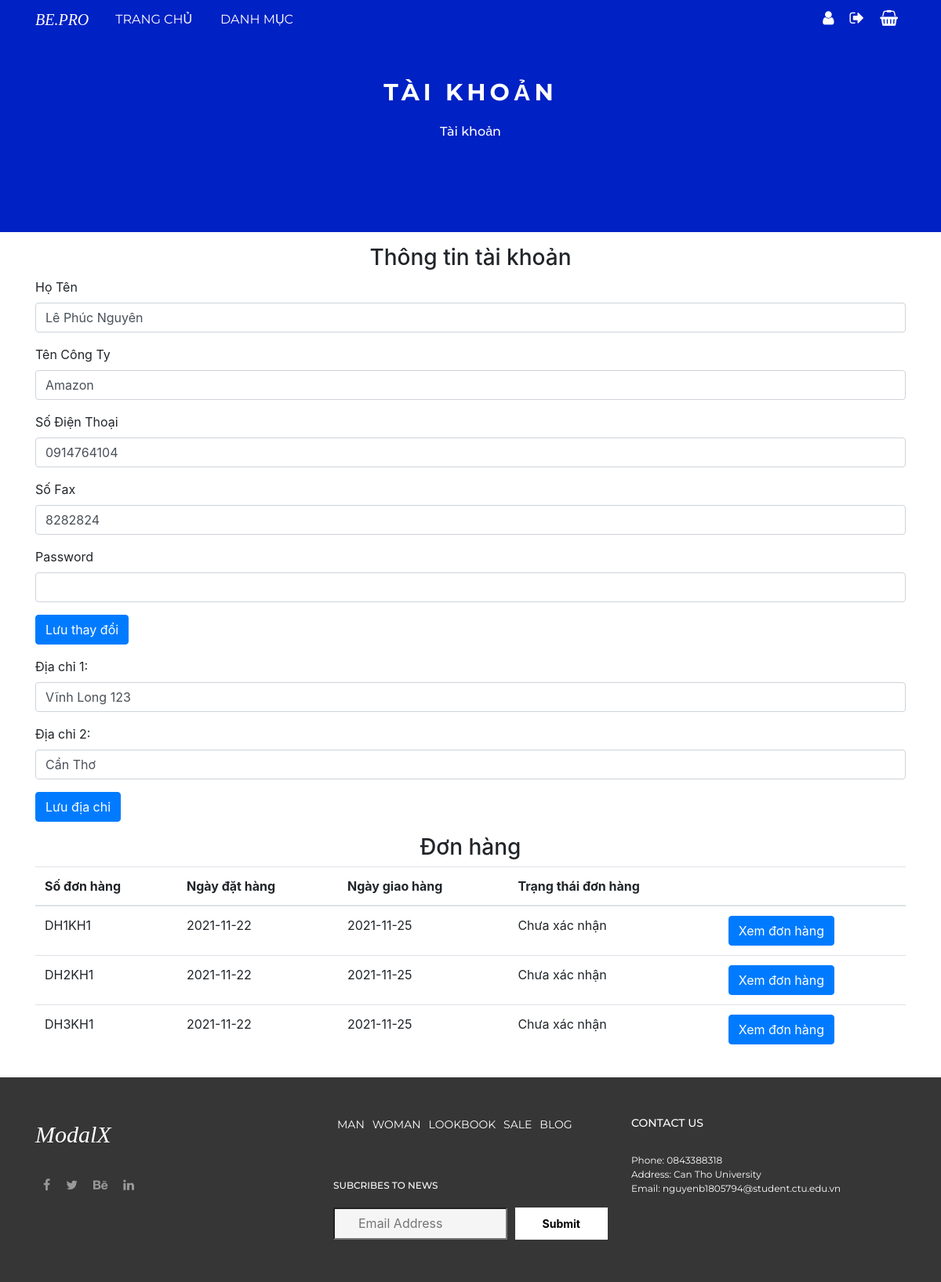
Screenshot of /index.php?action=myaccount (signed in) with the database file from the repository.
### tables this page shows
CREATE TABLE `khachhang` (
  `MSKH` char(10) NOT NULL,
  `HoTenKH` varchar(45) NOT NULL,
  `TenCongTy` varchar(45) DEFAULT NULL,
  `SoDienThoai` varchar(11) NOT NULL,
  `SoFax` varchar(11) DEFAULT NULL,
  `Pass` varchar(255) NOT NULL
);

CREATE TABLE `diachikh` (
  `MaDC` char(10) NOT NULL,
  `DiaChi` varchar(200) NOT NULL,
  `MSKH` char(10) NOT NULL
);

CREATE TABLE `dathang` (
  `SoDonDH` char(10) NOT NULL,
  `MSKH` char(10) NOT NULL,
  `MSNV` char(10) DEFAULT NULL,
  `NgayDH` date NOT NULL,
  `NgayGH` date NOT NULL,
  `TrangThaiDH` varchar(45) NOT NULL,
  `DiaChi` varchar(45) NOT NULL
);

### includes/myaccount.php (the view, shortened to what this page needs)
<?php
    $sql = "SELECT * FROM KHACHHANG WHERE MSKH='" . $_SESSION["account"] . "'";
    $result = mysqli_query($db, $sql);
    $row = mysqli_fetch_assoc($result);
?>
<div class="breadcum">
    <div class="breadcum-title">
        <h3>Tài khoản</h3>
    </div>
    <div class="breadcum-content">
        <ul>
            <li><a href="">Tài khoản</a></li>
        </ul>
    </div>
</div>
<main>
    <div class="container">
        <h3 class="mt-3 text-center">Thông tin tài khoản</h3>
        <form method="GET" action="includes/process.php">
            <div class="form-group">
                <label>Họ Tên</label>
                <input type="text" class="form-control" name="hoten" value="<?=$row["HoTenKH"]?>" />
            </div>
            <div class="form-group">
                <label>Tên Công Ty</label>
                <input type="text" name="TenCongTy" class="form-control" value="<?=$row["TenCongTy"]?>" />
            </div>
            <div class="form-group">
                <label>Số Điện Thoại</label>
                <input type="text" name="SoDienThoai" class="form-control" value="<?=$row["SoDienThoai"]?>" />
            </div>
            <div class="form-group">
                <label>Số Fax</label>
                <input type="text" name="SoFax" class="form-control" value="<?=$row["SoFax"]?>" />
            </div>
            <div class="form-group">
                <label>Password</label>
                <input type="password" name="password" class="form-control" value=""/>
            </div>
            <button type="submit" class="btn btn-primary">Lưu thay đổi</button>
        </form>
        <form method="GET" class="mt-3" action="includes/process.php">
        <?php
         $sql = "SELECT * FROM DIACHIKH WHERE MSKH='" . $_SESSION["account"] . "'";
         $result = mysqli_query($db, $sql);
         if(mysqli_num_rows($result)<=0){
             echo '<input type="hidden" name="action" value="updateAddresses">
             <div class="form-group">
                 <label>Địa chỉ 1: </label>
                 <input type="text" name="diachi1" class="form-control" value="" />
             </div>
             <div class="form-group">
                 <label>Địa chỉ 2: </label>
                 <input type="text" name="diachi2" class="form-control" value="" />
             </div>
             <button type="submit" class="btn btn-primary">Lưu địa chỉ</button>
         </form>';
         }else{
             $count=0;
         while($row = mysqli_fetch_assoc($result)){
             $count+=1;
         echo '
         <div class="form-group">
             <label>Địa chỉ '.$count.': </label>
             <input type="text" name="diachi'.$count.'" class="form-control" value="'.$row["DiaChi"].'" />
         </div>';
        }
         echo '<button type="submit" class="btn btn-primary">Lưu địa chỉ</button>
         </form>';
        }
        ?>
        <h3 class="mt-3 text-center">Đơn hàng</h3>
        <table class="table">
        <thead>
            <tr>
                <th>Số đơn hàng</th>
                <th>Ngày đặt hàng</th>
                <th>Ngày giao hàng</th>
                <th>Trạng thái đơn hàng</th>
                <th></th>
            </tr>
        </thead>
        <tbody>
            <?php
                $sql = "SELECT * FROM DATHANG WHERE MSKH='" . $_SESSION["account"] . "'";
                $result = mysqli_query($db, $sql);
                while($row = mysqli_fetch_assoc($result)):
            ?>
                <tr>
                    <td><?=$row["SoDonDH"]?></td>
                    <td><?=$row["NgayDH"]?></td>
                    <td><?=$row["NgayGH"]?></td>
                    <td><?=$row["TrangThaiDH"]?></td>
                    <td>
                        <a href="includes/process.php?action=getCode&ord-code=<?=$row["SoDonDH"]?>" class="btn btn-primary">Xem đơn hàng</a>
                    </td>
                </tr>
            <?php
                endwhile;
            ?>
        </tbody>
    </table>
    </div>
</main>

### css/style.css (style rules this page uses)
* { margin: 0; padding: 0; }
html { scroll-behavior: smooth; }
main { background: white; }
.breadcum { text-align: center; padding-top: 100px; padding-bottom: 100px; background: #0021c4; }
.breadcum-title { color: white; }
.breadcum-title h3 { font-size: 30px; text-transform: uppercase; font-family: 'Montserrat', sans-serif; font-weight: bold; letter-spacing: 5px; }
.breadcum-content { margin-top: 20px; }
.breadcum-content ul { display: flex; justify-content: center; }
.breadcum-content ul li { list-style: none; }
.breadcum-content ul a { display: block; color: white; margin-right: 30px; position: relative; font-size: 16px; font-weight: 500; font-family: 'Montserrat', sans-serif; }
.breadcum-content ul a::after { content: ""; width: 0; height: 0; border-top: 7px solid transparent; border-bottom: 7px solid transparent; border-left: 7px solid white; position: absolute; right: -20px; top: 5px; }
.breadcum-content ul li:last-of-type a { margin-right: 0; }
.breadcum-content ul li:last-of-type a::after { display: none; }

### rows the page displays
khachhang: hoten "Lê Phúc Nguyên", TenCongTy "Amazon", SoDienThoai "0914764104", SoFax "8282824"
diachikh: diachi1 "Vĩnh Long 123"
diachikh: diachi2 "Cần Thơ"
dathang: SoDonDH "DH1KH1", NgayDH "2021-11-22", NgayGH "2021-11-25", TrangThaiDH "Chưa xác nhận"
dathang: SoDonDH "DH2KH1", NgayDH "2021-11-22", NgayGH "2021-11-25", TrangThaiDH "Chưa xác nhận"
dathang: SoDonDH "DH3KH1", NgayDH "2021-11-22", NgayGH "2021-11-25", TrangThaiDH "Chưa xác nhận"
